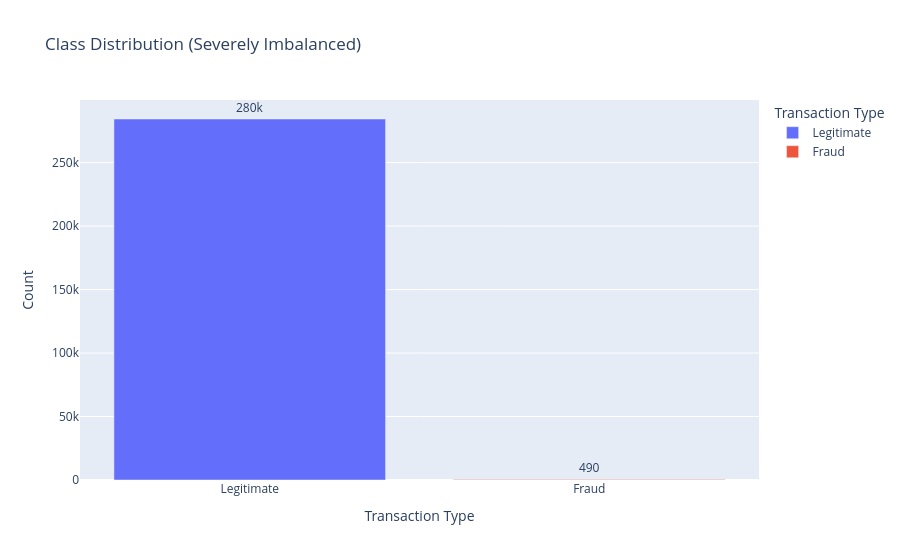

This figure's notebook cell:
### Code cell
class_counts = df['Class'].value_counts().reset_index()
class_counts.columns = ['Transaction Type', 'Count']
class_counts['Transaction Type'] = class_counts['Transaction Type'].map({0: 'Legitimate', 1: 'Fraud'})


fig = px.bar(
    class_counts,
    x='Transaction Type',
    y='Count',
    text_auto='.2s',
    title="Class Distribution (Severely Imbalanced)",
    color='Transaction Type',
    color_discrete_map={'Legitimate': '#636EFA', 'Fraud': '#EF553B'}
)


fig.update_traces(textposition='outside')
fig.show()

### Figure 1 — Plotly figure (JSON) as saved in the notebook; plotly's stock layout.template omitted (floating-point values rounded to 4 significant figures)
{"data": [{"hovertemplate": "Transaction Type=%{x}<br>Count=%{y}<extra></extra>", "legendgroup": "Legitimate", "marker": {"color": "#636EFA", "pattern": {"shape": ""}}, "name": "Legitimate", "orientation": "v", "showlegend": true, "textposition": "outside", "texttemplate": "%{y:.2s}", "type": "bar", "x": ["Legitimate"], "xaxis": "x", "y": [284315], "yaxis": "y"}, {"hovertemplate": "Transaction Type=%{x}<br>Count=%{y}<extra></extra>", "legendgroup": "Fraud", "marker": {"color": "#EF553B", "pattern": {"shape": ""}}, "name": "Fraud", "orientation": "v", "showlegend": true, "textposition": "outside", "texttemplate": "%{y:.2s}", "type": "bar", "x": ["Fraud"], "xaxis": "x", "y": [492], "yaxis": "y"}], "layout": {"barmode": "relative", "legend": {"title": {"text": "Transaction Type"}, "tracegroupgap": 0}, "title": {"text": "Class Distribution (Severely Imbalanced)"}, "xaxis": {"anchor": "y", "categoryarray": ["Legitimate", "Fraud"], "categoryorder": "array", "domain": [0, 1], "title": {"text": "Transaction Type"}}, "yaxis": {"anchor": "x", "domain": [0, 1], "title": {"text": "Count"}}}}
